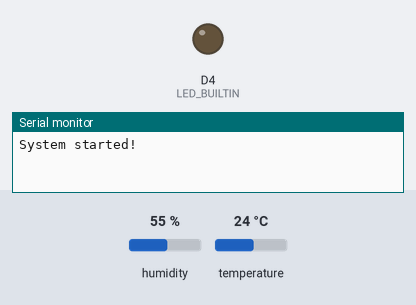
Recording of a sketch running on a simulated ESP8266 (NodeMCU). On the bench: output pins drawn as LEDs (lit = HIGH, except the on-board LED, lit = LOW), the last lines printed to the serial monitor. The test bench sets the inputs (shaded band); at power-on: humidity 55 %, temperature 24 °C. WiFi joins after 1.5 s; servers stay silent unless stated; pins used as bus, display or sensor lines are not drawn.

Above: at 0.1 s.
At 2.7 s:
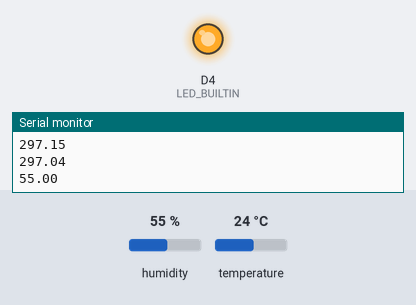
2.8 s: humidity set to 22 %
7.4 s: temperature set to 19 °C
15.6 s: humidity set to 40 %
Timing chart, 0 to 18.6 s (numbered marks = the images above; inputs shaded):
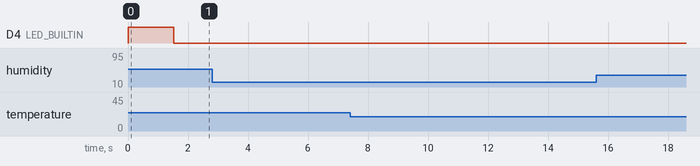

The sketch:

Direct_Send.ino
```cpp
#include <DHTesp.h>
#include <ArduinoJson.h>
#include <ESP8266WiFi.h>
#include <WiFiClient.h>

const char* ssid = "Danix43";
const char* password = "danix1923";
const char* host = "danix43.go.ro";

DynamicJsonDocument payload(512);
DHTesp dht;

void setup() {
  Serial.begin(115200);
  Serial.println("System started!");
  pinMode(LED_BUILTIN, OUTPUT);
  WiFi.begin(ssid, password);
  while(WiFi.status() != WL_CONNECTED) {
    digitalWrite(LED_BUILTIN, HIGH);
    delay(80);
    digitalWrite(LED_BUILTIN, LOW);
  }
  dht.setup(D4, DHTesp::DHT11);
  Serial.println("System connected");
  Serial.print(WiFi.localIP());
  digitalWrite(LED_BUILTIN, LOW);
}

void loop() {
  delay(dht.getMinimumSamplingPeriod());

  double humidity = dht.getHumidity();
  double temperatureCelsius = dht.getTemperature();
  double heatIndexCelsius = dht.computeHeatIndex(temperatureCelsius, humidity, false);
  double temperatureFahrenheit = dht.toFahrenheit(temperatureCelsius);
  double heatIndexFahrenheit = dht.computeHeatIndex(temperatureCelsius, humidity, true);
  double temperatureKelvin = dht.getTemperature() + 273.15;
//  needs more research
  double heatIndexKelvin = heatIndexCelsius + 273.15;

  Serial.println(dht.getStatusString());
  Serial.println("Data to be send: ");
  Serial.println(temperatureCelsius);
  Serial.println(heatIndexCelsius);
  Serial.println(temperatureFahrenheit);
  Serial.println(heatIndexFahrenheit);
  Serial.println(temperatureKelvin);
  Serial.println(heatIndexKelvin);
  Serial.println(humidity);

  payload["name"] = "Adam01";
  payload["location"] = "test";
  payload["firstInsert"] = "2019-11-30T18:08:39.000+0000";
  payload["lastInsert"] = "2019-11-30T18:08:39.000+0000";
  payload["temperatureInCelsius"] = temperatureCelsius;
  payload["heatIndexCelsius"] = heatIndexCelsius;
  payload["temperatureInKelvin"] = temperatureKelvin;
  payload["heatIndexKelvin"] = heatIndexKelvin;
  payload["temperatureInFahrenheit"] = temperatureFahrenheit;
  payload["heatIndexFahrenheit"] = heatIndexFahrenheit;
  payload["humidity"] = humidity;

  WiFiClient client;
  if(client.connect(host, 8080)) {
    client.println("POST /api/termometru/1/update HTTP/1.1");
    client.println("Host: danix43.go.ro");
    client.println("User-Agent: WeatherStation/1.1");
    client.println("Connection: close");
    client.println("Content-Type: application/json;charset=UTF-8");
    client.print("Content-Length: ");
    client.println(measureJson(payload));
    client.println();
    serializeJson(payload, client);
    digitalWrite(LED_BUILTIN, HIGH);
    delay(80);
    digitalWrite(LED_BUILTIN, LOW);
    Serial.println("Data send!");
  }
  serializeJson(payload, Serial);
  client.stop();
  delay(10000);
}
```
